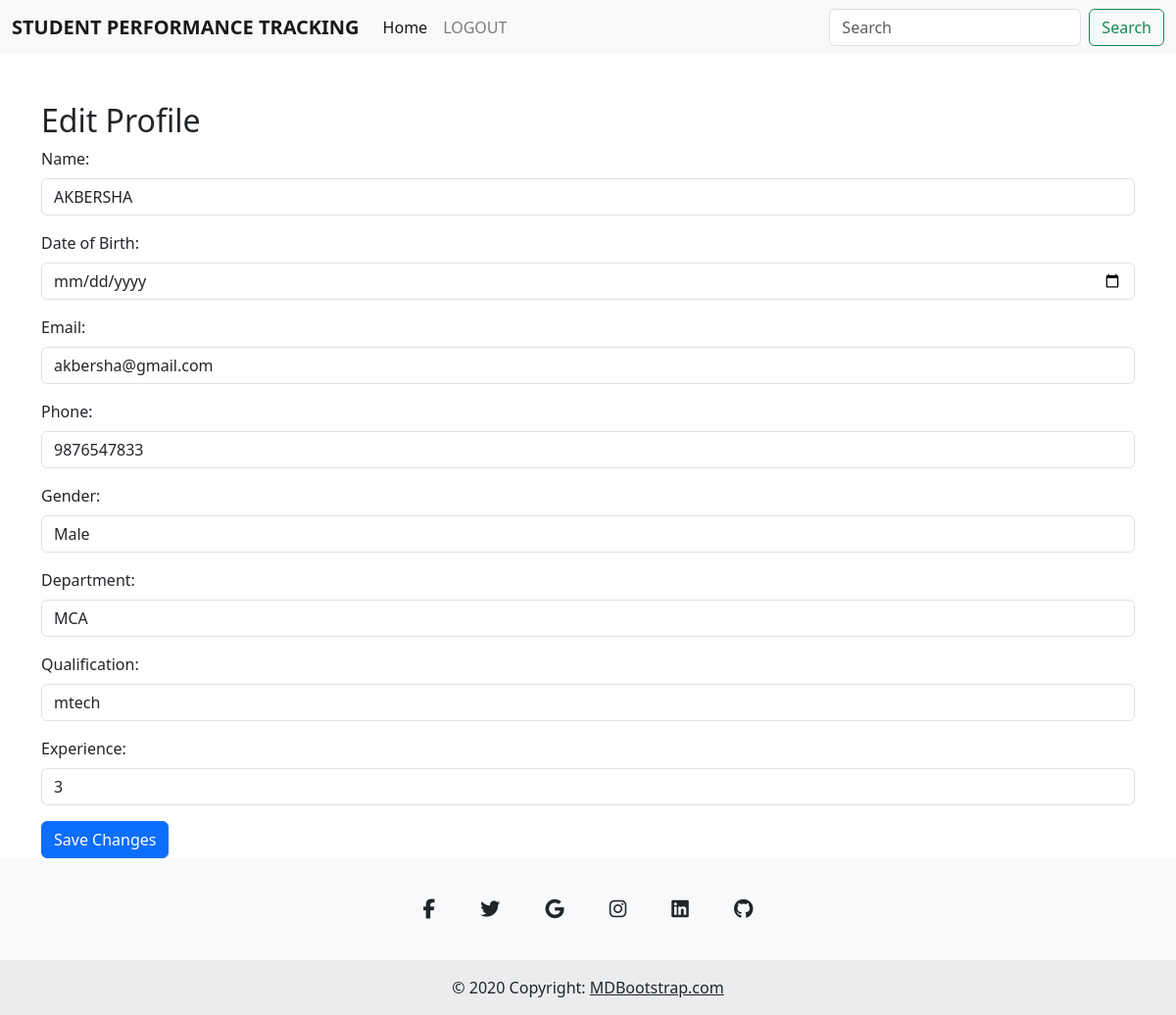
Screenshot of /faculty/edit/ (signed in) with the database file from the repository.
### Administrator/models.py (models this page shows)
class Faculty(models.Model):
    GENDER_CHOICES = [
        ('male', 'Male'),
        ('female', 'Female'),
        ('other', 'Other'),
    ]
    name = models.CharField(max_length=100)
    dob = models.DateField()
    email = models.EmailField(unique=True)
    phone = models.CharField(max_length=15)
    gender = models.CharField(max_length=10, choices=GENDER_CHOICES)
    department = models.CharField(max_length=100)
    qualification = models.CharField(max_length=100)
    experience = models.IntegerField()
    password=models.CharField(max_length=50)

### faculty/views.py (the view, shortened to what this page needs)
# urls.py: path('edit/', views.edit_profile, name='edit_profile'),
def edit_profile(request):
    faculty_id = request.session.get('fid')
    if not faculty_id:
        return redirect('Teacher:Login')
    faculty = Faculty.objects.get(id=faculty_id)
    return render(request, 'faculty/Edit_profile.html', {'faculty': faculty})

### faculty/templates/faculty/Edit_profile.html (shortened to what this page needs)
<!DOCTYPE html>
<html lang="en">
<head>
    <link rel="stylesheet" href="https://maxcdn.bootstrapcdn.com/bootstrap/4.5.2/css/bootstrap.min.css">
    <link href="https://cdn.jsdelivr.net/npm/bootstrap@5.3.3/dist/css/bootstrap.min.css" rel="stylesheet"
>
</head>
<body>
  <nav class="navbar navbar-expand-lg navbar-light bg-light">
    <div class="container-fluid">
        <a class="navbar-brand" href="{% url 'faculty:faculty_home'%}"><b>STUDENT PERFORMANCE TRACKING</b> </a>
        <div class="collapse navbar-collapse" id="navbarScroll">
            <ul class="navbar-nav me-auto my-2 my-lg-0 navbar-nav-scroll" style="--bs-scroll-height: 100px;">
                <li class="nav-item">
                    <a class="nav-link active" aria-current="page" href="{% url 'faculty:faculty_home'%}">Home</a>
                </li>
                <li class="nav-item">
                    <a class="nav-link" href="{% url 'Administrator:index' %}">LOGOUT</a>
                </li>
                    </ul>
            <form class="d-flex">
                <input class="form-control me-2" type="search" placeholder="Search" aria-label="Search">
                <button class="btn btn-outline-success" type="submit">Search</button>
            </form>
        </div>
    </div>
</nav>
    <div class="container mt-5">
        <h2>Edit Profile</h2>
        <form method="POST">
            <div class="form-group">
                <label for="name">Name:</label>
                <input type="text" class="form-control" id="name" name="name" value="{{ faculty.name }}" required>
            </div>
            <div class="form-group">
                <label for="dob">Date of Birth:</label>
                <input type="date" class="form-control" id="dob" name="dob" value="{{ faculty.dob }}" required>
            </div>
            <div class="form-group">
                <label for="email">Email:</label>
                <input type="email" class="form-control" id="email" name="email" value="{{ faculty.email }}" required>
            </div>
            <div class="form-group">
                <label for="phone">Phone:</label>
                <input type="text" class="form-control" id="phone" name="phone" value="{{ faculty.phone }}" required>
            </div>
            <div class="form-group">
                <label for="gender">Gender:</label>
                <select class="form-control" id="gender" name="gender" required>
                    <option value="male" {% if faculty.gender == "male" %}selected{% endif %}>Male</option>
                </select>
            </div>
            <div class="form-group">
                <label for="department">Department:</label>
                <input type="text" class="form-control" id="department" name="department" value="{{ faculty.department }}" required>
            </div>
            <div class="form-group">
                <label for="qualification">Qualification:</label>
                <input type="text" class="form-control" id="qualification" name="qualification" value="{{ faculty.qualification }}" required>
            </div>
            <div class="form-group">
                <label for="experience">Experience:</label>
                <input type="number" class="form-control" id="experience" name="experience" value="{{ faculty.experience }}" required>
            </div>
            <button type="submit" class="btn btn-primary">Save Changes</button>
        </form>
    </div>
 <footer class="text-center bg-body-tertiary">
    <div class="container pt-4">
      <section class="mb-4">
        <a
          data-mdb-ripple-init
          class="btn btn-link btn-floating btn-lg text-body m-1"
          href="#!"
          role="button"
          data-mdb-ripple-color="dark"
          ><i class="fab fa-facebook-f"></i
        ></a>
        <a
          data-mdb-ripple-init
          class="btn btn-link btn-floating btn-lg text-body m-1"
          href="#!"
          role="button"
          data-mdb-ripple-color="dark"
          ><i class="fab fa-twitter"></i
        ></a>
        <a
          data-mdb-ripple-init
          class="btn btn-link btn-floating btn-lg text-body m-1"
          href="#!"
          role="button"
          data-mdb-ripple-color="dark"
          ><i class="fab fa-google"></i
        ></a>
        <a
          data-mdb-ripple-init
          class="btn btn-link btn-floating btn-lg text-body m-1"
          href="#!"
          role="button"
          data-mdb-ripple-color="dark"
          ><i class="fab fa-instagram"></i
        ></a>
        <a
          data-mdb-ripple-init
          class="btn btn-link btn-floating btn-lg text-body m-1"
          href="#!"
          role="button"
          data-mdb-ripple-color="dark"
          ><i class="fab fa-linkedin"></i
        ></a>
        <a
          data-mdb-ripple-init
          class="btn btn-link btn-floating btn-lg text-body m-1"
          href="#!"
          role="button"
          data-mdb-ripple-color="dark"
          ><i class="fab fa-github"></i
        ></a>
      </section>
    </div>
    <div class="text-center p-3" style="background-color: rgba(0, 0, 0, 0.05);">
      © 2020 Copyright:
      <a class="text-body" href="https://mdbootstrap.com/">MDBootstrap.com</a>
    </div>
  </footer>
</body>
</html>

### rows the page displays
Faculty: name "AKBERSHA", email "akbersha@gmail.com", phone "9876547833", gender "Male", department "MCA", qualification "mtech", experience "3"
